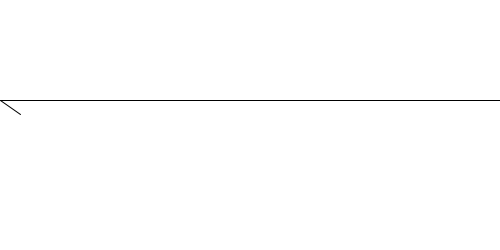
Frame 1 (no input)
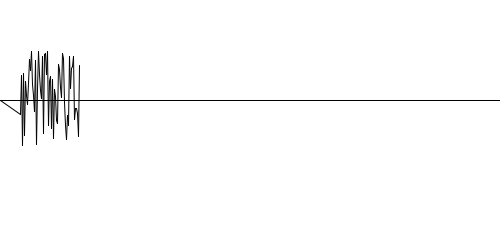
Frame 60 (the mouse pressed at the canvas centre just before this capture)
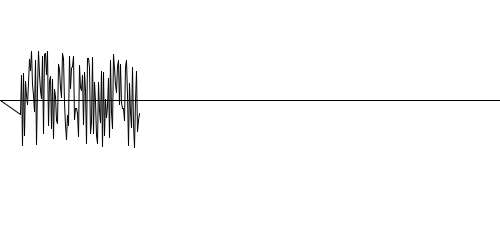
Frame 120 (the mouse held since frame 60 and released just before this capture)

The Processing sketch that drew these frames (run headless with seeded random() and noise(); from frame 60 on, the mouse is pressed at the canvas centre):

// Processing sketch: Random_generated_graph
// ── Random_generated_graph.pde
int xPos; //current value on X axis
int oldXpos=0; //keeper of the value of x axis
int oldxint; //keeping the last generated value on the graph
int dx=20; //the graph will start with a loss of 20 pixels on the graph

void setup(){
size(500 , 250); //setting the size of the graph
background(255,255,255); //setting the background
line(0,100,500,100); //white color on the background
xPos=dx; //original value on the x axis
}

void draw(){
int test = int (random(100));
int ixt=int(map((float(test)),0,100,-50,50)); //generating the graph size from 0,100 to -50,50

stroke(0,0,0); //adjusting the width
line(oldXpos,100+oldxint,xPos,100+ixt); //printing the values on the graph

oldXpos=xPos; //adjusting the coordinates properly
oldxint=ixt; //keeping the current value so it can be used to the next repeat

if(xPos >= width-dx){ //if we have reached the limit of the X axis then we begin all over again
xPos=dx;
}
else  //otherwise we move forward normally
{
xPos++;
}

}
